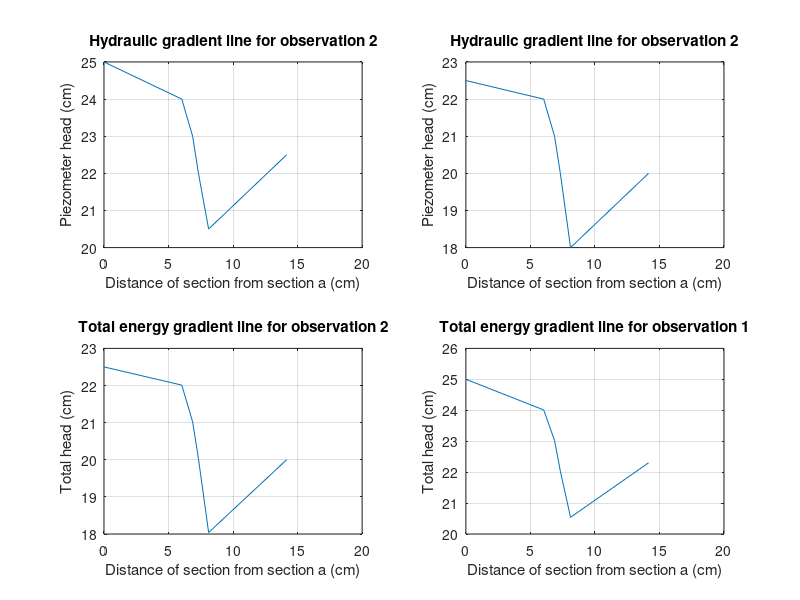

MATLAB code for this plot:
close all
clc
clear
figure
hold on
subplot(2,2,1)
x=[0,6.028,6.868,7.318,8.108,14.154]
y=[25,24,23,22,20.5,22.5]
plot(x,y)
xlabel('Distance of section from section a (cm)');
ylabel('Piezometer head (cm)');
title('Hydraulic gradient line for observation 2')
grid on
subplot(2,2,2)
x=[0,6.028,6.868,7.318,8.108,14.154]
y=[22.5,22,21,20,18,20]
plot(x,y)
xlabel('Distance of section from section a (cm)');
ylabel('Piezometer head (cm)');
title('Hydraulic gradient line for observation 2')
grid on
subplot(2,2,3)
x=[0,6.028,6.868,7.318,8.108,14.154]
y=[22.501,22.0107,21.0206,20.0305,18.0401,20.00102]
plot(x,y)
xlabel('Distance of section from section a (cm)');
ylabel('Total head (cm)');
title('Total energy gradient line for observation 2')
grid on
subplot(2,2,4)
x=[0,6.028,6.868,7.318,8.108,14.154]
y=[25.001,24.0107,23.0206,22.0305,20.5401,22.30102]
plot(x,y)
xlabel('Distance of section from section a (cm)');
ylabel('Total head (cm)');
title('Total energy gradient line for observation 1')
grid on
hold off
